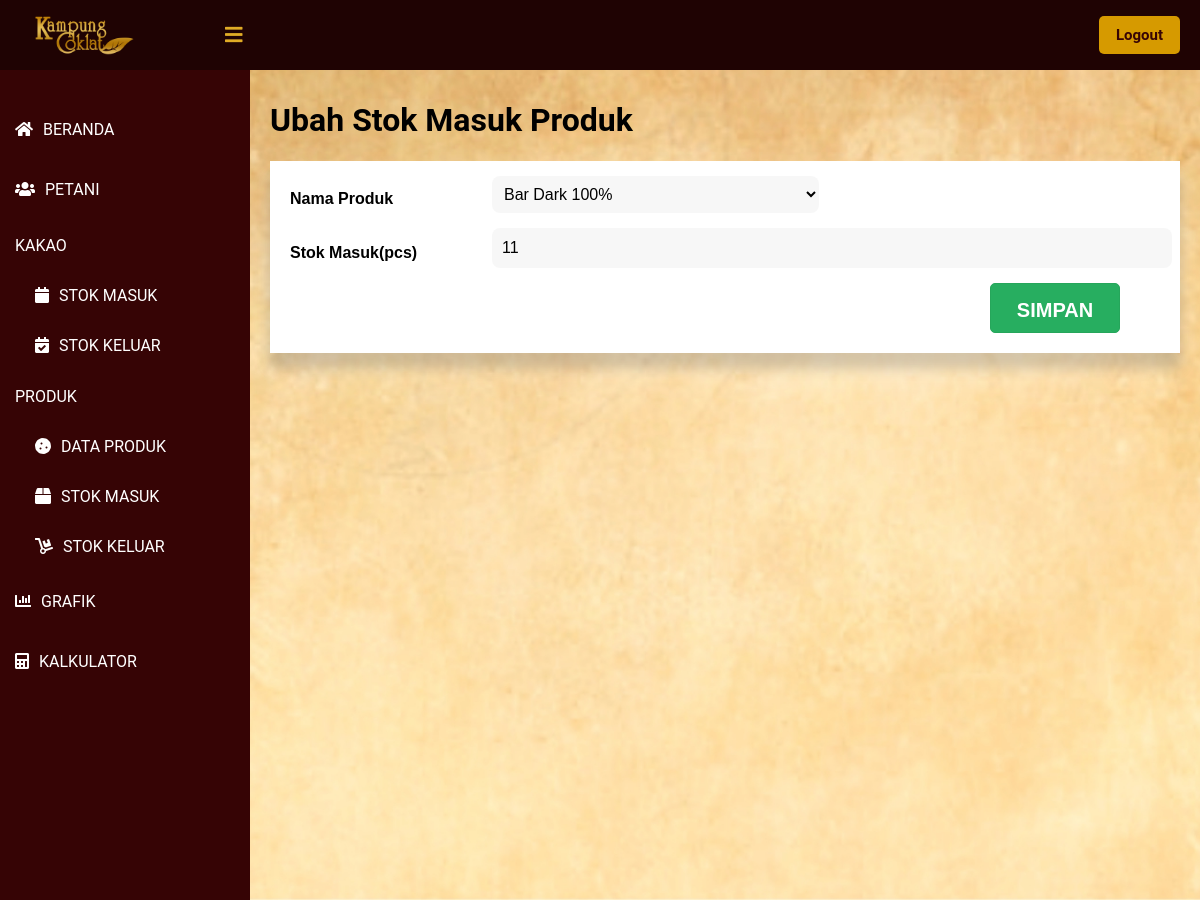
The app's page /public/ubah_SMP/1 (signed in), older data.
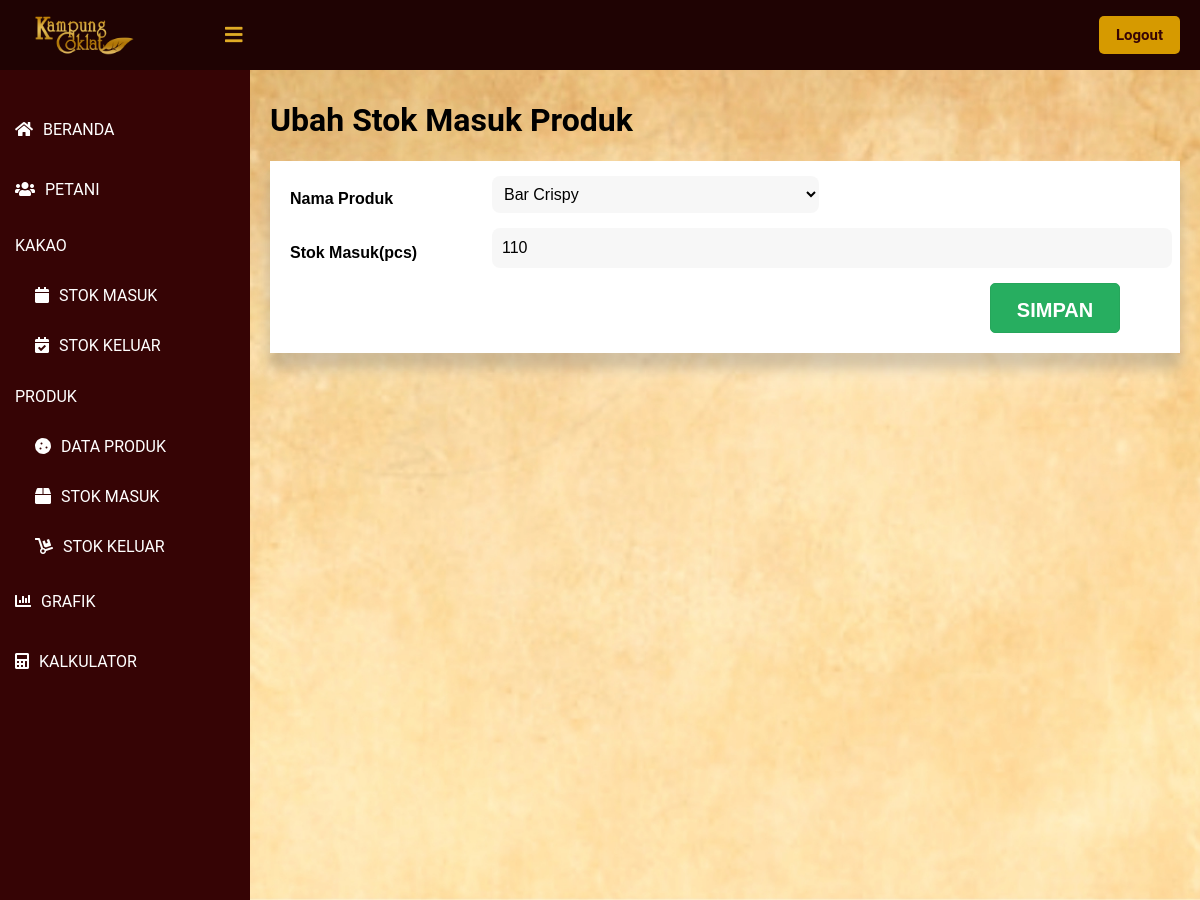
The same page, newer data.
### tables this page shows
CREATE TABLE `stok_masuk_produk` (
  `id_masuk_produk` int(11) NOT NULL,
  `tanggal_masuk` timestamp NOT NULL DEFAULT current_timestamp(),
  `nama_produk` int(11) NOT NULL,
  `stok_masuk` int(11) NOT NULL
);

CREATE TABLE `produk` (
  `id_produk` int(11) NOT NULL,
  `nama_produk` varchar(30) NOT NULL,
  `berat_bersih` int(11) NOT NULL,
  `harga` int(11) NOT NULL,
  `produksi_kakao_kering` int(11) NOT NULL,
  `produksi_kakao_basah` int(11) NOT NULL
);

### app/core/Controller.php (called while the page is built, shortened)
<?php
class Controller {
    public function view($view, $data = [])
    {
        require_once   '../app/views/'.$view.'.php';
    }
    public function model($model)
    {
        return new $model;
    }
}
?>

### app/controllers/Ubah_SMP.php (called while the page is built, shortened)
<?php
class Ubah_SMP extends Controller {
    public function index($id)
    {
        $data = $this->model('SMP_model')->getSMPById($id);
        $listProduk = $this->model('Produk_model')->getList();
        $data['produk'] = $listProduk['list_data'];
        $this->view('ubah_SMP/index', $data);
    }
}
?>

### app/core/App.php (called while the page is built, shortened)
<?php
class App {
    protected $method = 'index';
    protected $params = [];
    public function __construct()
    {
        $url = $this->parseURL();
        if ( file_exists('../app/controllers/' . $url[0] . '.php') ) {
            unset($url[0]);
        }
        $this->controller = new $this->controller;
        if ( !empty($url) ) {
            $this->params = array_values($url);
        }
        call_user_func_array([$this->controller, $this->method], $this->params);
    }
    public function parseURL()
    {
        if ( isset($_GET['url']) ) {
            $url = rtrim($_GET['url'], '/');
            $url = filter_var($url, FILTER_SANITIZE_URL);
            $url = explode("/", $url);
            return $url;
        }
    }
}

### public/index.php (called while the page is built, shortened)
<?php
$app = new App;

### app/core/Database.php (called while the page is built, shortened)
<?php
class Database {
    private $host = DB_HOST;
    private $db_name = DB_NAME;
    private $dbh;
    private $stmt;
    public function __construct()
    {
        $dsn = 'mysql:host=' . $this->host . ';dbname=' . $this->db_name;
        try {
            $this->dbh = new PDO($dsn, 'root', '');
        } catch(PDOException $e) {
            die($e->getMessage());
        }
    }
    public function query($query)
    {
        $this->stmt = $this->dbh->prepare($query);
    }
    public function execute()
    {
        $this->stmt->execute();
    }
    public function resultSet()
    {
        $this->execute();
        return $this->stmt->fetchAll(PDO::FETCH_ASSOC);
    }
    public function single()
    {
        $this->execute();
        return $this->stmt->fetch(PDO::FETCH_ASSOC);
    }
}

### app/models/Produk_model.php (called while the page is built, shortened)
<?php
class Produk_model {
    private $table = 'produk';
    private $db;
    public function __construct()
    {
        $this->db = new Database;
    }
    public function getList($page = null)
    {
        $data = [];
        $jumlahDataSetiapPage = 10;
        $this -> db -> query("SELECT produk.* FROM `" . $this->table . "`");
        $daftarData = $this -> db -> resultSet();
        $jumlahData = count($daftarData);
        $jumlahPage = ceil($jumlahData / $jumlahDataSetiapPage);
        $halamanSaatIni = ( isset($page) ) ? $page : 1;
        $data['list_data'] = $daftarData;
        $data['halaman_saat_ini'] = $halamanSaatIni;
        $data['jumlah_halaman'] = $jumlahPage;
        return $data;
    }
}

### app/models/SMP_model.php (called while the page is built, shortened)
<?php
class SMP_model {
    private $db;
    public function __construct()
    {
        $this->db = new Database;
    }
    public function getSMPById($id_masuk_produk){
        $this->db->query('SELECT * FROM stok_masuk_produk WHERE id_masuk_produk = '.$id_masuk_produk);
        return $this->db->single();
    }
}

### app/views/ubah_SMP/index.php (the view, shortened to what the changed rows need)
<!DOCTYPE html>
<html>
<head>
	<link href="<?= BASEURL ?>/css/tambah_petani.css" rel="stylesheet" type="text/css">
    <link rel="stylesheet" href="https://cdnjs.cloudflare.com/ajax/libs/font-awesome/5.12.1/css/all.min.css">
</head>
<body>
    <div class="content">
        <div class="card">
            <h1>Ubah Stok Masuk Produk</h1>
        </div>
        <div class="card_table">
            <div>
                <div class="kotak">
                <form action="<?= BASEURL ?>/Ubah_SMP/update" method="post">
                    <div class="form">
                        <div class="inputfield">
                            <div style="width: 100%;">
                                <select class="select" name="nama_produk" id="nama_produk" required oninvalid="this.setCustomValidity('Pilih Nama Produk')" oninput="setCustomValidity('')">
                                    <?php foreach ($data['produk'] as $value) { ?>
                                        <option value="<?= $value['id_produk'] ?>" <?= (isset($data['nama_produk']) && $data['nama_produk'] == $value['id_produk']) ? 'selected' : '' ?>><?= $value['nama_produk'] ?></option>
                                    <?php } ?>
                                </select>
                            </div>
                        </div>
                        <div class="inputfield">
                            <div style="width: 100%;">
                                <input class="diri" id="stok_masuk" name="stok_masuk" value="<?= $data['stok_masuk'] ?? '' ?>" required oninvalid="this.setCustomValidity('Stok masuk tidak boleh kosong')" oninput="setCustomValidity('')">
                            </div>
                        </div>
                    </div>
                </form>
                </div>
            </div>
        </div>
    </div>
</body>
</html>

Row changes from the older to the newer data that the page shows:
changed stok_masuk_produk: nama_produk "Bar Dark 100%" → "Bar Crispy"; stok_masuk "11" → "110"
